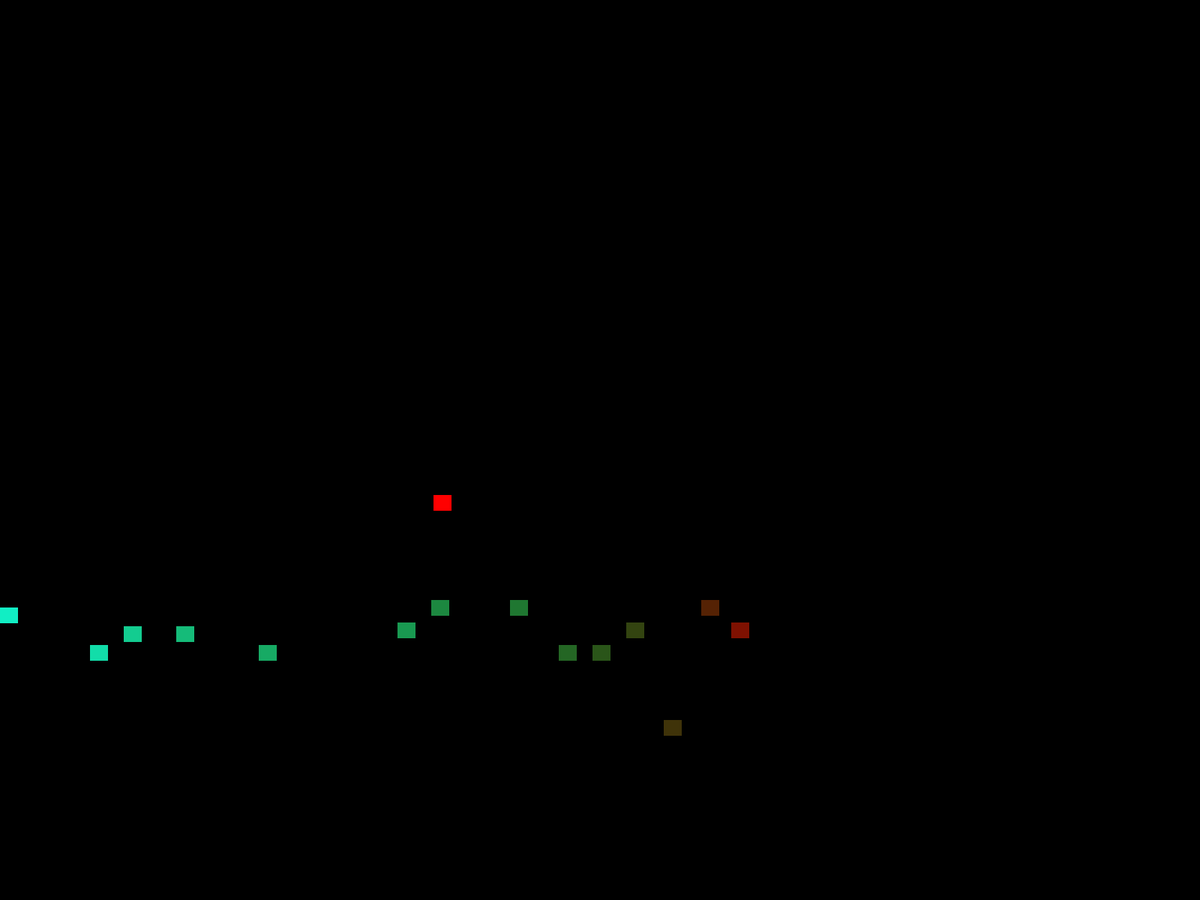
Frame 1 (no input)
Frame 60 (the mouse pressed at the canvas centre just before this capture): identical to frame 1, image omitted
Frame 120 (the mouse held since frame 60 and released just before this capture): identical to frame 1, image omitted

The Processing sketch that drew this single still picture (run headless with seeded random() and noise(); from frame 60 on, the mouse is pressed at the canvas centre):

// Processing sketch: Braitenberg_1
// ── Braitenberg_1.pde

// width and height of the hall panels in 1024x768 Resolution
int sizex = 24;
int sizey = 21;

//Array of hall panels
Panel panels[] = new Panel[15];

/*
  Instantiating each panel with its corresponding x and y coords, also in 
  1024x768 Resolution

*/
void setup() {
  fullScreen(2);
  background(0, 0, 0);
  noStroke();
  panels[0] = new Panel(578, 660);
  panels[1] = new Panel(975, 830);
  panels[2] = new Panel(935, 800);
  panels[3] = new Panel(885, 960);
  panels[4] = new Panel(835, 830);
  panels[5] = new Panel(790, 860);
  panels[6] = new Panel(745, 860);
  panels[7] = new Panel(680, 800);
  panels[8] = new Panel(575, 800);
  panels[9] = new Panel(530, 830);
  panels[10] = new Panel(345, 860);
  panels[11] = new Panel(235, 835);
  panels[12] = new Panel(165, 835);
  panels[13] = new Panel(120, 860);
  panels[14] = new Panel(0, 810);
  for (int i = 0; i < 15; i++) {
    panels[i].colourMe(255 / (i + 1), i * (255 / 15), i * i);
    panels[i].show();
  }
}
 
void draw() {
  
}

void keyPressed() {
  if (key == CODED) {
  }
}

class Panel {
  int x, y;
  int r, g, b;
  Panel(int setx, int sety) {
    x = setx;
    y = sety;
  }
  
  Panel(int setx, int sety, int setr, int setg, int setb) {
    x = setx;
    y = sety;
    r = setr;
    g = setg;
    b = setb;
  }
  
  void colourMe(int setr, int setg, int setb) {
    r = setr;
    g = setg;
    b = setb;
  }
  
  void show() {
    fill(r, g, b);
    rect(x, y, sizex, sizey);
  }
  
  void hide() {
    fill(0,  0, 0);
    rect(x, y, sizex, sizey);
  }
}
